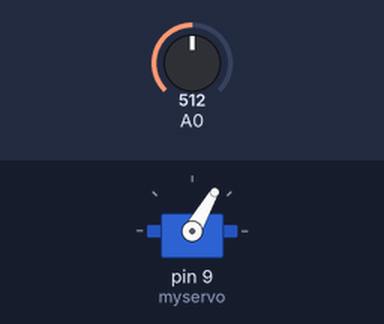
Recording of a sketch running on a simulated Arduino Uno, built with avr-gcc and run on an emulated ATmega328P. On the bench: servo. Inputs (shaded band) come from the test bench; at power-on: A0 = 512.

Above: at 1.2 s.
1.3 s: A0 set to 716
At 2.4 s:
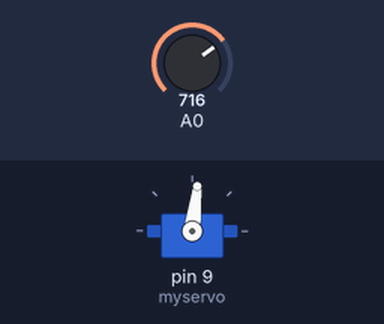
2.8 s: A0 set to 900
At 3.3 s:
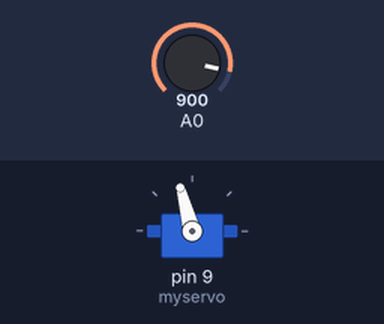
4.3 s: A0 set to 1023
At 4.8 s:
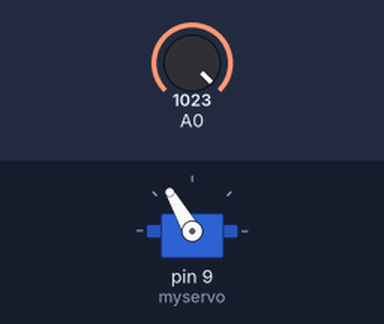
5.8 s: A0 set to 511
At 6.8 s:
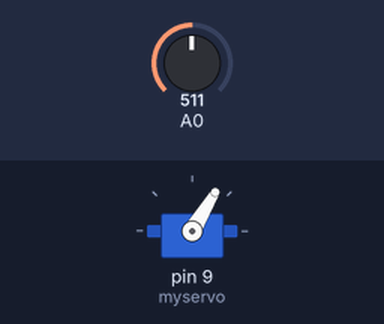
7.3 s: A0 set to 306
At 8.3 s:
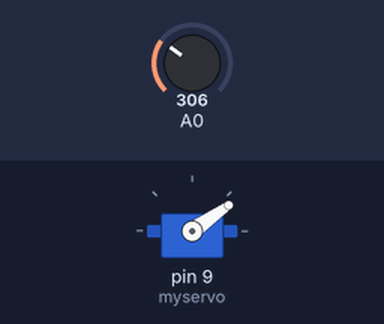
Timing chart, 0 to 9.8 s (numbered marks = the images above; inputs shaded):
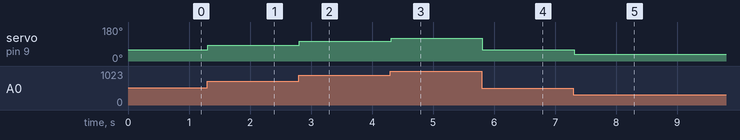

The sketch:

sensor_servo_wave3.ino
```cpp
//자동차 셔터 열고 닫기
// 초음파+서보모터

#include <Servo.h>
Servo myservo;
int pos = 0; //현재 각도
void setup() {
  // put your setup code here, to run once:
  myservo.attach(9);
}

void loop() {
//  for(pos =0; pos<180; pos++){
//    myservo.write(pos);
//    delay(15);
//  }

myservo.write(map(analogRead(A0),0,1023,0,120));
delay(15);
}
```

Measured:
- after the input at 1.3 s, servo on pin 9 (myservo): 60° → 83° at once
- after the input at 2.8 s, servo on pin 9 (myservo): 83° → 105° at once
- after the input at 4.3 s, servo on pin 9 (myservo): 105° → 120° at once
- after the input at 5.8 s, servo on pin 9 (myservo): 120° → 59° at once
- after the input at 7.3 s, servo on pin 9 (myservo): 59° → 35° at once
